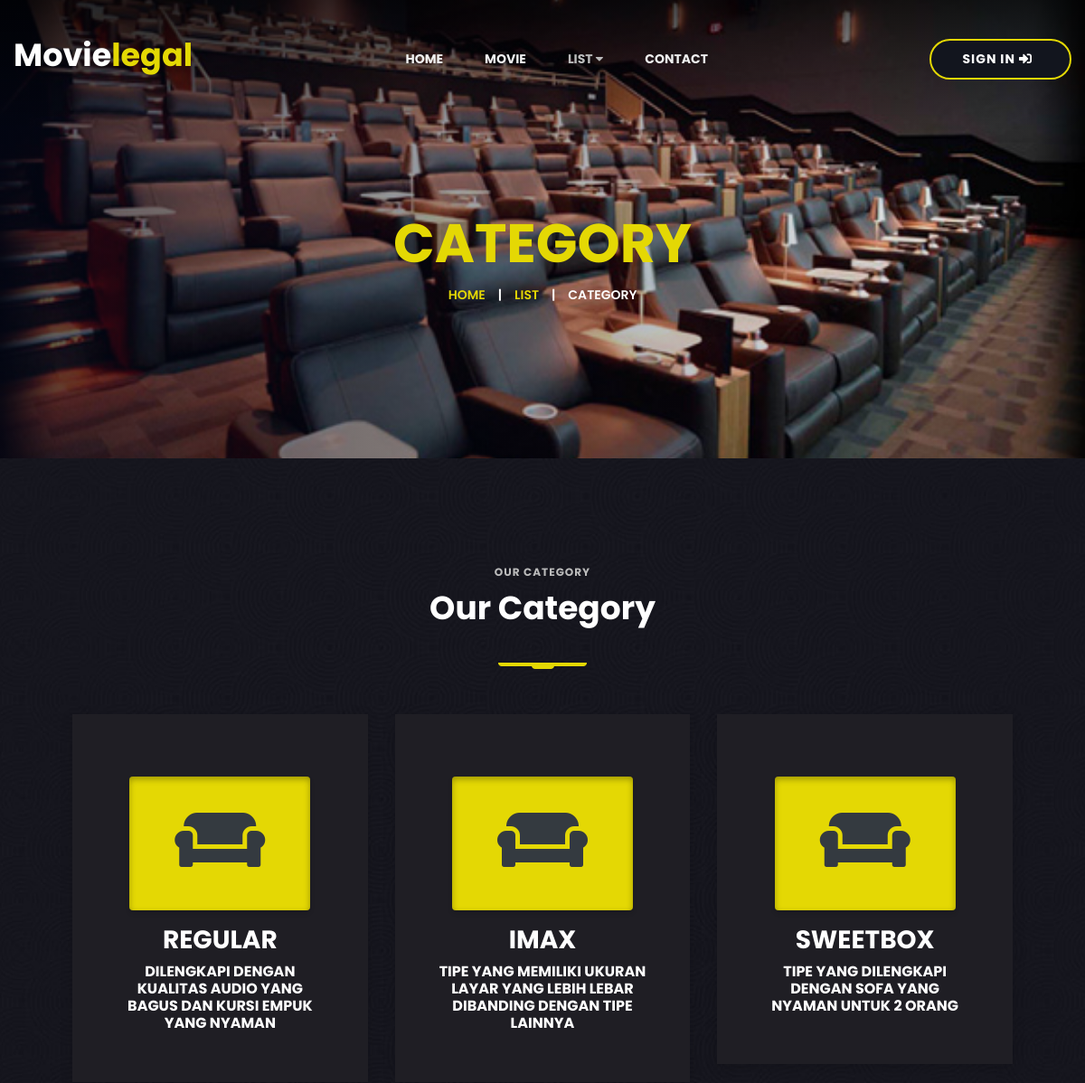
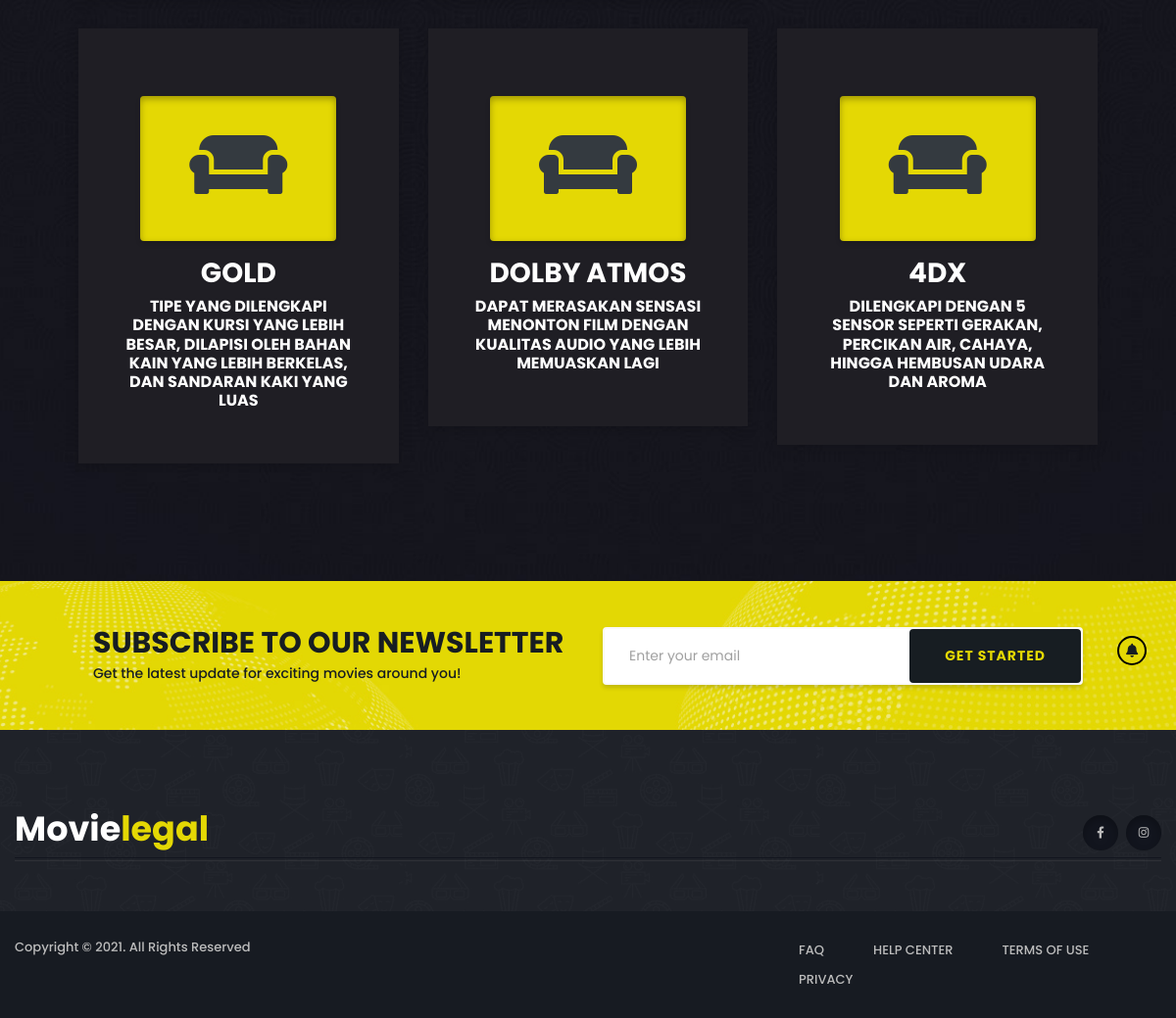
The app's page /index.php?hal=category with its own data (2 pictures, top to bottom).
### tables this page shows
CREATE TABLE `category` (
  `id` int(11) NOT NULL AUTO_INCREMENT,
  `nama` varchar(45) NOT NULL,
  `keterangan` text DEFAULT NULL,
  PRIMARY KEY (`id`)
);

### models/Category.php (called while the page is built, shortened)
<?php
class Category{
    public $koneksi;
    public function __construct(){
        global $dbh;
        $this->koneksi = $dbh;
    }
    public function getAll(){
        $sql = "SELECT * FROM category";
        $ps = $this->koneksi->prepare($sql);
        $ps->execute();
        $rs = $ps->fetchAll();
        return $rs;
    }
}

### views/category.php (the view, shortened to what this page needs)
<section class="pricing-area pricing-bg" data-background="img/bg/pricing_bg.jpg">
    <div class="container">
        <div class="row justify-content-center">
            <div class="col-lg-8">
                <div class="section-title title-style-three text-center mb-50">
                    <span class="sub-title">our Category</span>
                    <h2 class="title mb-3">Our Category</h2>
            </div>
        </div>
        <div class="pricing-box-wrap">
            <div class="row">
                <?php
                $obj = new Category();
                $rs = $obj->getAll();
                foreach($rs as $c){
                ?>
                <div class="col-lg-4 col-md-6 col-sm-8">
                    <div class="category-box mb-30">
                        <div class="pricing-top m-0">
                            <div class="price mb-3">
                                <h1 class="text-dark"><i class="fas fa-couch fa-2x"></i></h1>
                            </div>
                            <h3 class="teks"><?= $c['nama'] ?></h3>
                            <h6 class="teks"><?= $c['keterangan'] ?></h6>
                        </div>
                    </div>
                </div>
                <?php } ?>
            </div>
        </div>
    </div>
</section>

### css/default.css (style rules this page uses)
.mb-30 { margin-bottom: 30px; }
.mb-50 { margin-bottom: 50px; }

### css/style.css (style rules this page uses)
body { font-family: 'Poppins', sans-serif; font-weight: 500; font-style: normal; font-size: 14px; color: #bcbcbc; }
h1, h2, h3, h4, h5, h6 { font-family: 'Poppins', sans-serif; color: #fff; margin-top: 0px; font-style: normal; font-weight: 700; text-transform: normal; }
h1 { font-size: 40px; font-weight: 500; }
h2 { font-size: 35px; }
h3 { font-size: 28px; }
h6 { font-size: 16px; }
*::placeholder { color: #555555; font-size: 14px; opacity: 1; }
.navbar-wrap>ul>li.active>a, .navbar-wrap>ul>li:hover>a, .mobile-menu .navigation li.active>a, .header-lang form .icon, .banner-content .sub-title, .banner-content .title>span, .banner-meta ul li.release-time>span>i, .banner-meta ul li.category>a:hover, .section-title .sub-title, .movie-content .top .date, .movie-content .bottom ul li .quality, .movie-content .bottom ul li>span i, .movie-content .top .title a:hover, .ucm-active .owl-nav button:hover, .ucm-active-two .owl-nav button:hover, .tr-movie-menu-active button.active, .footer-menu nav .navigation li:hover>a, .quick-link-list ul li a:hover, .footer-social ul li a:hover, .copyright-text>p>a, .mobile-menu .social-links li a:hover, .header-top-link .quick-link li a:hover, .header-top-link .header-social li a:hover, .header-top-subs>p>span, .movie-item-two .movie-content .title a:hover, .movie-content-bottom ul li.tag a:hover, .breadcrumb-content .breadcrumb li a, .breadcrumb-content .title>span { color: #e4d804; }
.section-title .sub-title { display: block; line-height: 1; font-size: 12px; text-transform: uppercase; font-weight: 500; position: relative; margin-bottom: 12px; letter-spacing: 1px; }
.section-title .title { margin-bottom: 0; font-size: 36px; }
.title-style-three { position: relative; padding-bottom: 20px; }
.title-style-three::before { content: ""; position: absolute; left: 0; bottom: 0; background-image: url(../img/images/title_shape.png); width: 98px; height: 7px; }
.title-style-three .sub-title { font-weight: 700; color: #bcbcbc; }
.title-style-three.text-center { padding-bottom: 30px; }
.title-style-three.text-center::before { right: 0; margin: 0 auto; }
.pricing-bg { background-position: top center; background-size: cover; padding: 120px 0 90px; }
.pricing-box-wrap { padding: 0 80px; }
.pricing-box-item, .category-box, .theater-box { box-shadow: 0px 3px 13px 0px rgba(0, 0, 0, 0.14); background: #1f1e24; border: 2px solid #1f1e24; padding: 45px; transition: .3s linear; }
.pricing-top { text-transform: uppercase; text-align: center; }
.pricing-top .teks { transition: .3s linear; }
.pricing-top .price { border-radius: 4px; box-shadow: 0px 3px 5px 0px rgba(0, 0, 0, 0.14), inset 0px 3px 7px 0px rgba(0, 0, 0, 0.31); max-width: 200px; background: #e4d804; padding: 30px 25px; margin: 22px auto 0; transition: .3s linear; }
.pricing-top .price i { transition: .3s linear; }

### records on screen
category: nama "REGULAR", keterangan "DILENGKAPI DENGAN KUALITAS AUDIO YANG BAGUS DAN KURSI EMPUK YANG NYAMAN"
category: nama "IMAX", keterangan "TIPE YANG MEMILIKI UKURAN LAYAR YANG LEBIH LEBAR DIBANDING DENGAN TIPE LAINNYA"
category: nama "SWEETBOX", keterangan "TIPE YANG DILENGKAPI DENGAN SOFA YANG NYAMAN UNTUK 2 ORANG"
category: nama "GOLD", keterangan "TIPE YANG DILENGKAPI DENGAN KURSI YANG LEBIH BESAR, DILAPISI OLEH BAHAN KAIN YANG LEBIH BERKELAS, DAN SANDARAN KAKI YANG LUAS"
category: nama "DOLBY ATMOS", keterangan "DAPAT MERASAKAN SENSASI MENONTON FILM DENGAN KUALITAS AUDIO YANG LEBIH MEMUASKAN LAGI"
category: nama "4DX", keterangan "DILENGKAPI DENGAN 5 SENSOR SEPERTI GERAKAN, PERCIKAN AIR, CAHAYA, HINGGA HEMBUSAN UDARA DAN AROMA"

### other values on screen
$hal "CATEGORY"
